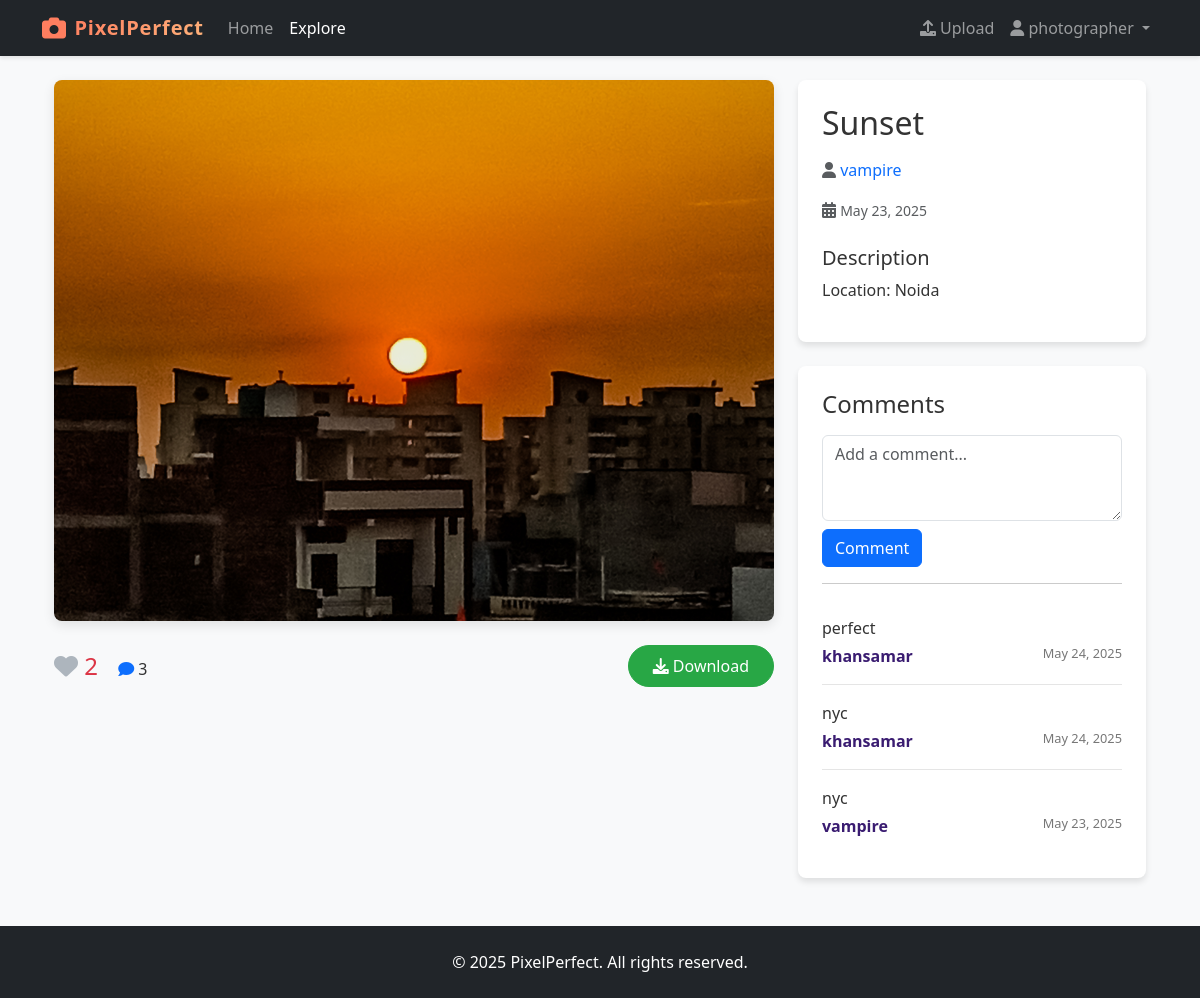
The page /photos/1/ (signed in) on the database its author committed.
### photos/models.py (models this page shows, shortened)
class Photo(models.Model):
    title = models.CharField(max_length=200)
    description = models.TextField(blank=True)
    image = models.ImageField(upload_to='photos/%Y/%m/%d/')
    created_at = models.DateTimeField(auto_now_add=True)
    user = models.ForeignKey(User, on_delete=models.CASCADE, related_name='photos')
    @property
    def like_count(self):
        return self.likes.count()

class Comment(models.Model):
    photo = models.ForeignKey(Photo, on_delete=models.CASCADE, related_name='comments')
    user = models.ForeignKey(User, on_delete=models.CASCADE, related_name='comments')
    text = models.TextField()
    created_at = models.DateTimeField(auto_now_add=True)
    class Meta:
        ordering = ['-created_at']

### photos/views.py (the view)
# urls.py: path('photos/<int:pk>/', views.PhotoDetailView.as_view(), name='photo_detail'),
class PhotoDetailView(DetailView):
    model = Photo
    template_name = 'photos/photo_detail.html'
    def get_context_data(self, **kwargs):
        context = super().get_context_data(**kwargs)
        context['comment_form'] = CommentForm()
        if self.request.user.is_authenticated:
            context['user_has_liked'] = Like.objects.filter(
                photo=self.object, user=self.request.user
            ).exists()
        return context

### photos/forms.py
class CommentForm(forms.ModelForm):
    text = forms.CharField(
        label='',
        widget=forms.Textarea(attrs={
            'class': 'form-control',
            'placeholder': 'Add a comment...',
            'rows': 3,
        })
    )
    class Meta:
        model = Comment
        fields = ['text']

### templates/photos/photo_detail.html (shortened to what this page needs)
{% extends 'base.html' %}
{% load static %}
{% block content %}
<div class="container">
    <div class="row">
        <div class="col-lg-8">
            <img src="{{ photo.image.url }}" class="img-fluid photo-detail-img mb-4" alt="{{ photo.title }}">
            <div class="d-flex justify-content-between align-items-center mb-4">
                <div>
                    <form action="{% url 'like_photo' photo.id %}" method="post" class="d-inline">
                        <button type="submit" class="like-btn" id="like-btn" href="{% url 'like_photo' photo.id %}">
                            <i id="like-icon" class="fas fa-heart {% if user_has_liked %}liked{% else %}not-liked{% endif %}"></i>
                            <span id="like-count">{{ photo.like_count }}</span>
                        </button>
                    </form>
                    <span class="ms-3">
                        <i class="fas fa-comment text-primary"></i>
                        {{ photo.comments.count }}
                    </span>
                </div>
                {% if user.is_authenticated %}
                    <div>
                        <a href="{% url 'download_photo' photo.id %}" class="btn btn-success action-btn download-btn">
                            <i class="fas fa-download"></i> Download
                        </a>
                    </div>
                {% endif %}
            </div>
        </div>
        <div class="col-lg-4">
            <div class="detail-card bg-white mb-4">
                <h1 class="h2 mb-3">{{ photo.title }}</h1>
                <p class="text-muted">
                    <i class="fas fa-user"></i>
                    <a href="{% url 'user_photos' photo.user.username %}" class="text-decoration-none">
                        {{ photo.user.username }}
                    </a>
                </p>
                <p class="mb-3">
                    <i class="fas fa-calendar-alt text-muted"></i>
                    <small class="text-muted">{{ photo.created_at|date:"F d, Y" }}</small>
                </p>
                {% if photo.description %}
                    <h5 class="mt-4">Description</h5>
                    <p>{{ photo.description }}</p>
                {% endif %}
            </div>
            <div class="detail-card bg-white">
                <h4 class="mb-3">Comments</h4>
                {% if user.is_authenticated %}
                    <form method="post" action="{% url 'add_comment' photo.id %}">
                        {{ comment_form.text }}
                        <button type="submit" class="btn btn-primary mt-2">Comment</button>
                    </form>
                    <hr>
                {% endif %}
                {% if photo.comments.all %}
                    <div class="comments-section">
                        {% for comment in photo.comments.all %}
                            <div class="comment">
                                <p class="mb-1">{{ comment.text }}</p>
                                <div class="d-flex justify-content-between">
                                    <p class="comment-user mb-0">{{ comment.user.username }}</p>
                                    <p class="comment-date mb-0">{{ comment.created_at|date:"M d, Y" }}</p>
                                </div>
                            </div>
                        {% endfor %}
                    </div>
                {% else %}
                    <p class="text-muted text-center">No comments yet.</p>
                {% endif %}
            </div>
        </div>
    </div>
</div>
{% endblock %}

### templates/base.html (shortened to what this page needs)
<!DOCTYPE html>
<html lang="en">
<head>
    {% load static %}
    <link href="https://cdn.jsdelivr.net/npm/bootstrap@5.3.0-alpha1/dist/css/bootstrap.min.css" rel="stylesheet">
    <link rel="stylesheet" href="https://cdnjs.cloudflare.com/ajax/libs/font-awesome/6.0.0/css/all.min.css">
    <link rel="stylesheet" href="{% static 'css/style.css' %}">
</head>
<body>
    <nav class="navbar navbar-expand-lg navbar-dark bg-dark">
        <div class="container">
            <a class="navbar-brand" href="{% url 'home' %}">
                <i class="fas fa-camera"></i> <span class="brand-text">PixelPerfect</span>
            </a>
            <div class="collapse navbar-collapse" id="navbarNav">
                <ul class="navbar-nav me-auto">
                    <li class="nav-item">
                        <a class="nav-link {% if request.path == '/' %}active{% endif %}" href="{% url 'home' %}">Home</a>
                    </li>
                    <li class="nav-item">
                        <a class="nav-link {% if 'photos/' in request.path and 'new' not in request.path %}active{% endif %}" href="{% url 'photo_list' %}">Explore</a>
                    </li>
                </ul>
                <ul class="navbar-nav ms-auto">
                    {% if user.is_authenticated %}
                        <li class="nav-item">
                            <a class="nav-link {% if 'new' in request.path %}active{% endif %}" href="{% url 'photo_create' %}">
                                <i class="fas fa-upload"></i> Upload
                            </a>
                        </li>
                        <li class="nav-item dropdown">
                            <a class="nav-link dropdown-toggle" href="#" id="navbarDropdown" role="button" data-bs-toggle="dropdown" aria-expanded="false">
                                <i class="fas fa-user"></i> {{ user.username }}
                            </a>
                        </li>
                    {% endif %}
                </ul>
            </div>
        </div>
    </nav>
    <main class="container mt-4">
        {% block content %}{% endblock %}
    </main>
    <footer class="bg-dark text-white text-center py-4 mt-5">
        <div class="container">
            <p class="mb-0">&copy; {% now "Y" %} PixelPerfect. All rights reserved.</p>
        </div>
    </footer>
</body>
</html>

### static/css/style.css (style rules this page uses)
body { font-family: 'Segoe UI', Tahoma, Geneva, Verdana, sans-serif; background-color: #f8f9fa; color: #333; }
.navbar { box-shadow: 0 2px 4px rgba(0, 0, 0, 0.1); }
.navbar-brand { font-weight: 600; letter-spacing: 0.5px; display: flex; align-items: center; }
.navbar-brand i { font-size: 1.5rem; margin-right: 8px; color: #ff7e5f; }
.brand-text { background: linear-gradient(135deg, #ff7e5f 0%, #feb47b 100%); -webkit-background-clip: text; background-clip: text; -webkit-text-fill-color: transparent; font-weight: 700; letter-spacing: 0.8px; }
.photo-detail-img { max-height: 70vh; object-fit: contain; border-radius: 8px; box-shadow: 0 4px 12px rgba(0, 0, 0, 0.1); }
.detail-card { border-radius: 8px; box-shadow: 0 4px 6px rgba(0, 0, 0, 0.1); padding: 1.5rem; }
.comment { border-bottom: 1px solid rgba(0, 0, 0, 0.1); padding: 1rem 0; }
.comment:last-child { border-bottom: none; }
.comment-user { font-weight: 600; color: #3a1c71; }
.comment-date { font-size: 0.8rem; color: #777; }
.like-btn { border: none; background: transparent; color: #dc3545; font-size: 1.5rem; padding: 0; transition: transform 0.2s; }
.not-liked { color: #adb5bd; }
footer { margin-top: auto; }
.action-btn { border-radius: 50px; padding: 0.5rem 1.5rem; font-weight: 500; transition: all 0.3s; }
.download-btn { background-color: #28a745; border-color: #28a745; }

### rows shown on the page
Photo: image (picture), like_count "2", comments.count "3", title "Sunset", user.username "vampire", created_at "May 23, 2025", description "Location: Noida"
Comment: text "perfect", user.username "khansamar", created_at "May 24, 2025"
Comment: text "nyc", user.username "khansamar", created_at "May 24, 2025"
Comment: text "nyc", user.username "vampire", created_at "May 23, 2025"

### other values the page prints
{{ user.username }} "photographer"
